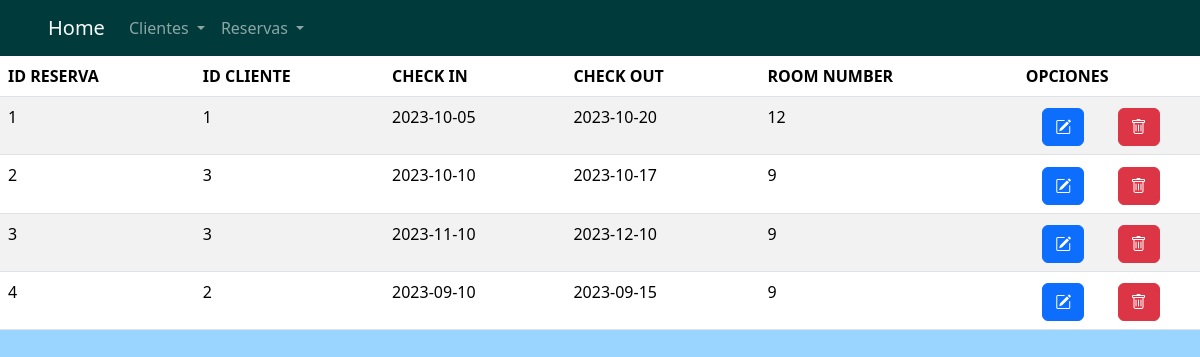
Page /list_Reservs.php on the committed database.
### tables this page shows
CREATE TABLE `reservations` (
  `reservation_id` int NOT NULL,
  `client_id` int NOT NULL,
  `check_in_date` date NOT NULL,
  `check_out_date` date NOT NULL,
  `room_number` int NOT NULL
);

### list_Reservs.php (the view, shortened to what this page needs)
<?php
$conexion = obtenerConexion();
$table = "<table class='table table-striped'>";
$table .= "<thead><tr><th>ID RESERVA</th><th>ID CLIENTE</th><th>CHECK IN</th><th>CHECK OUT</th><th>ROOM NUMBER</th><th>OPCIONES</th></tr></thead>";
$table .= "<tbody>";
$sql = "SELECT * FROM reservations;";
$result = mysqli_query($conexion, $sql);
while ($row = mysqli_fetch_assoc($result)){
    $table .= "<tr><td>" . $row['reservation_id'] . "</td>";
    $table .= "<td>" . $row['client_id'] . "</td>";
    $table .= "<td>" . $row['check_in_date'] . "</td>";
    $table .= "<td>" . $row['check_out_date'] . "</td>";
    $table .= "<td>" . $row['room_number'] . "</td>";
    $table .= "<td><form class='d-inline' action='edit_reservation.php' method='post'>";
    $table .= "<input type='hidden' name='reservation' value='" . htmlspecialchars(json_encode($row),ENT_QUOTES) . "' />";
    $table .= "<button name='Editar' class='btn btn-primary'><i class='bi bi-pencil-square'></i></button></form>";
    $table .= "<form class='d-inline' action='process_remove_reservation.php' method='post'>";
    $table .= "<input type='hidden' name='reservation_id' value='" . $row['reservation_id']  . "'/>";
    $table .= "<button name='Borrar' class='btn btn-danger'><i class='bi bi-trash'></i></button></form>";
    $table .= "</td></tr>";
}
$table .= "</tbody></table>";
include_once("menu.php");
echo $table;
?>

### Css.css (style rules this page uses)
form > * { margin-top: 2%; margin-left: 10%; margin-right: 10%; }
:root { --bs-primary: #008585; --bs-secondary: #3be3e3; --bs-light: #9ad5ff; --bs-dark: #003a3a; }
body { background-color: var(--bs-light); }

### rows in the picture
reservations: reservation_id "1", client "1", check_in_date "2023-10-05", check_out_date "2023-10-20", room_number "12"
reservations: reservation_id "2", client "3", check_in_date "2023-10-10", check_out_date "2023-10-17", room_number "9"
reservations: reservation_id "3", client "3", check_in_date "2023-11-10", check_out_date "2023-12-10", room_number "9"
reservations: reservation_id "4", client "2", check_in_date "2023-09-10", check_out_date "2023-09-15", room_number "9"
